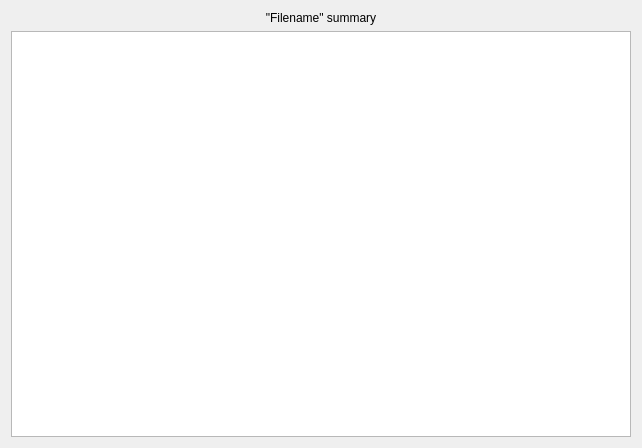
<?xml version="1.0" encoding="UTF-8"?>
<ui version="4.0">
 <class>SummaryWindow</class>
 <widget class="QDialog" name="SummaryWindow">
  <property name="geometry">
   <rect>
    <x>0</x>
    <y>0</y>
    <width>642</width>
    <height>448</height>
   </rect>
  </property>
  <property name="windowTitle">
   <string>Dialog</string>
  </property>
  <layout class="QVBoxLayout" name="verticalLayout">
   <item>
    <widget class="QLabel" name="filenamelbl">
     <property name="text">
      <string>&quot;Filename&quot; summary</string>
     </property>
     <property name="alignment">
      <set>Qt::AlignCenter</set>
     </property>
    </widget>
   </item>
   <item>
    <widget class="QTableView" name="Dialog">
     <property name="baseSize">
      <size>
       <width>3</width>
       <height>10</height>
      </size>
     </property>
    </widget>
   </item>
  </layout>
 </widget>
 <resources/>
 <connections/>
</ui>
